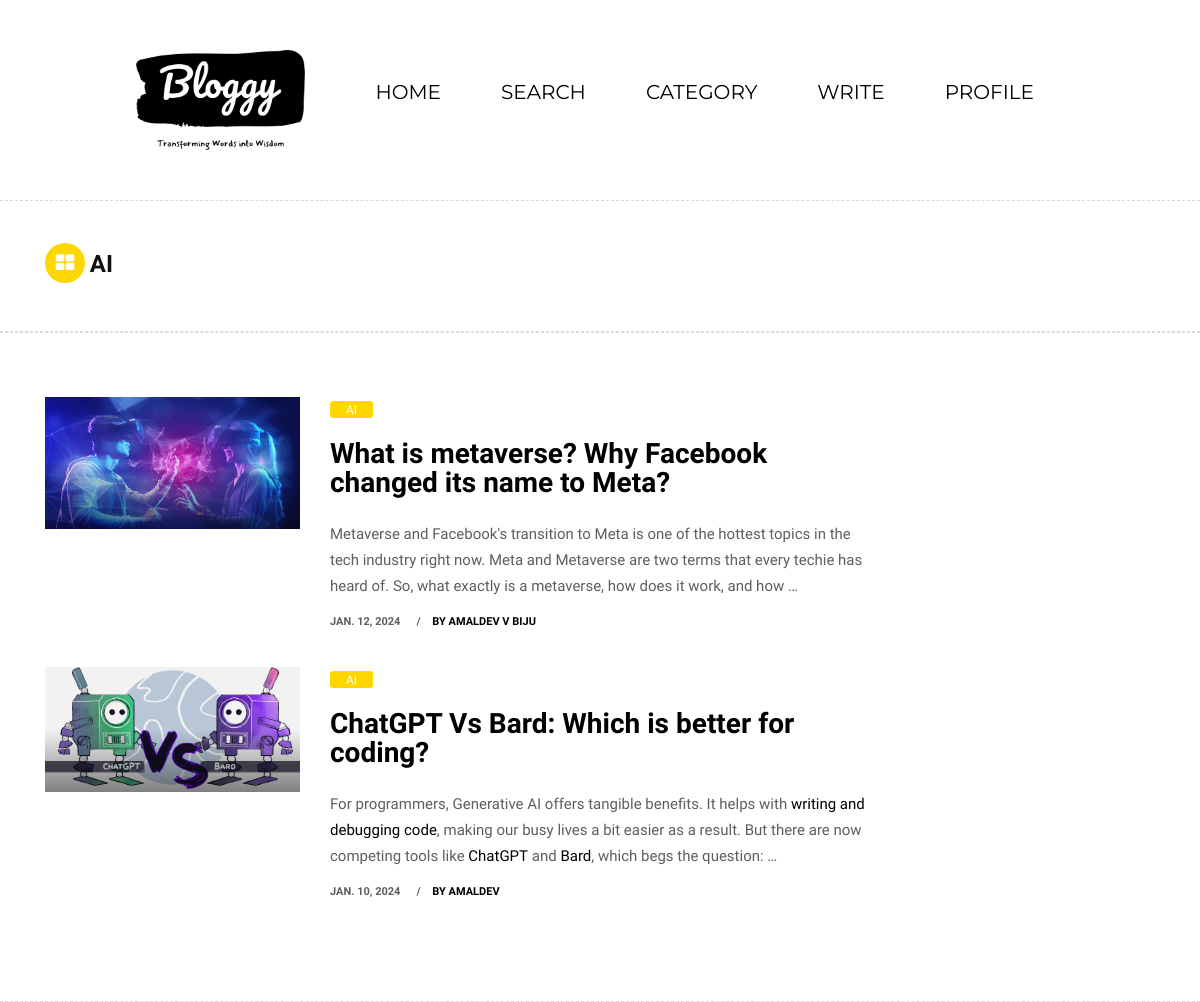
Page /Category/ai (signed in) on the committed database.
### Base/models.py (models this page shows, shortened)
class Blog(models.Model):
    category=models.ForeignKey(Category,on_delete=models.CASCADE,null=True,blank=True)
    title=models.CharField(max_length=500)
    author=models.ForeignKey(Profile,on_delete=models.CASCADE)
    body=RichTextField()
    tags=models.TextField(blank=True)
    image1=models.ImageField(upload_to='image',blank=True,null=True,default="default-blog.png")
    date=models.DateField(auto_now_add=True)
    upvote=models.ManyToManyField(User,symmetrical=False,blank=True,related_name="likes")
    downvote=models.ManyToManyField(User,symmetrical=False,blank=True,related_name="dislikes")
    slug=models.SlugField(max_length=250,null=True,blank=True)

class Category(models.Model):
    category=models.CharField(max_length=100,null=True,blank=True)
    slug=models.SlugField(null=True,blank=True)
    def __str__(self):
        return self.category

class Profile(models.Model):
    user=models.OneToOneField(User,on_delete=models.CASCADE)
    author=models.CharField(max_length=100)
    designation=models.CharField(max_length=100,null=True,blank=True)
    education=models.CharField(max_length=300,blank=True,null=True)
    profileimage=models.ImageField(upload_to='images',blank=True,default='avatar.png')
    bio=models.CharField(max_length=600,blank=True)
    slug=models.SlugField(null=True,blank=True)

### Base/views.py (the view)
# urls.py: path('Category/<slug:cat>',views.opencategory,name="cat-blogs"),
@login_required(login_url=login_user)
def opencategory(request,cat):
    c=Category.objects.get(slug=cat)
    blogs=Blog.objects.filter(category=c).order_by('-id')
    context={
        'blogs':blogs,
        'category':cat,
    }
    return render(request,"category-blogs.html",context)

### template/category-blogs.html (shortened to what this page needs)
{% extends 'base.html' %}
{% block content %}
<div class="page-title wb">
    <div class="container">
        <div class="row">
            <div class="col-lg-8 col-md-8 col-sm-12 col-xs-12">
                <h2><i class="fa fa-th-large bg-favicon"></i>{{category|upper}}</h2>
            </div>
        </div>
    </div>
</div>
<section class="section wb">
    {% for blog in blogs %}
    <div class="container">
        <div class="row">
            <div class="col-lg-9 col-md-12 col-sm-12 col-xs-12">
                <div class="page-wrapper">
                    <div class="blog-list clearfix">
                        <div class="blog-box row">
                            <div class="col-md-4">
                                <div class="post-media">
                                    <a href="#" title="">
                                        <img src="/{{ blog.image1 }}" alt="" class="img-fluid">
                                        <div class="hovereffect"></div>
                                    </a>
                                </div>
                            </div>
                            <div class="blog-meta big-meta col-md-8">
                                <span class="bg-aqua">{{blog.category}}</span>
                                <h4><a href="{% url 'openblog' blog.slug %}">{{ blog.title }}</a></h4>
                                <p>{{blog.body|truncatechars_html:230|safe }}</p>
                                <small>{{blog.date}}</small>
                                <small><a href="{% url 'authorprofile' blog.author.slug %}">by {{ blog.author.author }}</a></small>
                            </div>
                        </div>
                    </div>
                </div>
            </div>
        </div>
    </div>
    {% endfor %}
</section>
{% endblock %}

### static/css/style.css (style rules this page uses)
body { font-size: 15px; line-height: 26px; background-color: white; }
h1, h2, h3, h4, h5, body, p, .topbar-section, .navbar-inverse .navbar-nav .nav-link, .header .dropdown-menu, .navbar-nav .nav-link { font-family: 'Roboto', serif; }
h1, h2, h3, h4, h5, h6 { font-weight: 700; line-height: 1.4; color: #111111; }
h2 { font-size: 27px; line-height: 38px; margin-bottom: 20px }
h4 { font-size: 19px; line-height: 29px; margin-bottom: 14px }
a { color: black; }
body, p { color: #5e5e5e; }
p { margin-bottom: 26px; font-size: 15px; line-height: 26px; }
a { text-decoration: none !important; }
.post-media img { width: 100%; }
.section { padding: 4rem 0; display: block; position: relative; background-color: #ffffff; }
.post-media img, .masonry-box img { -webkit-transition: all .3s ease-in-out; -moz-transition: all .3s ease-in-out; -ms-transition: all .3s ease-in-out; -o-transition: all .3s ease-in-out; transition: all .3s ease-in-out; -webkit-transform: scale(1); -moz-transform: scale(1); -ms-transform: scale(1); -o-transform: scale(1); transform: scale(1); }
.page-title { padding: 3rem 0; background-color: #edeff2; }
.page-title i { border-radius: 40px; display: inline-block; font-size: 20px; height: 40px; line-height: 40px; margin-right: 0.3rem; margin-top: -0.4rem; text-align: center; vertical-align: middle; width: 40px; }
.page-title h2 { font-size: 24px; line-height: 1; padding: 0; margin: 0; black; }
.blog-meta h4 { padding: 1rem 0 0.5rem; margin: 0; font-size: 21px; }
.blog-meta.big-meta h4 { padding: 1rem 0 0.6rem; margin: 0; font-size: 28px; }
.blog-meta.big-meta p { margin-bottom: 0.5rem; padding-bottom: 0; black; }
.blog-meta small { font-size: 11px; display: inline-block; margin-bottom: 0; padding-bottom: 0; black; font-weight: bold; text-transform: uppercase; margin-right: 0.5rem; }
.blog-meta small:after { content: "/"; padding-left: 1rem; }
.blog-meta small:last-child:after { content: "" }
.post-media { position: relative; overflow: hidden; }
.hovereffect { position: absolute; top: 0; opacity: 0; left: 0; right: 0; bottom: 0; background-color: rgba(0, 0, 0, 0.2); -webkit-transition: all .3s ease-in-out; -moz-transition: all .3s ease-in-out; -ms-transition: all .3s ease-in-out; -o-transition: all .3s ease-in-out; transition: all .3s ease-in-out; zoom: 1; filter: alpha(opacity=0); opacity: 0.5; background: -moz-linear-gradient(0deg, rgba(0, 0, 0, 1) 0%, rgba(0, 0, 0, 0.1) 50%); background: -webkit-linear-gradient(0deg, rgba(0, 0, 0, 1) 0%, rgba(0, 0, 0, 0.1) 50%); background: linear-gradient(0deg, rgba(0, 0, 0, 1) 0%, rgba(0, 0, 0, 0.1) 50%); filter: progid: DXImageTransform.Microsoft.gradient( startColorstr='#000000', endColorstr='#00000000', GradientType=1); }
.blog-list .blog-meta.big-meta h4 { margin-left: -20%; margin-top: 1rem; background-color: #ffffff; padding: 1rem 1.5rem 1rem; }
.wb { background-color: white; border-top: 1px dashed #dadada; border-bottom: 1px dashed #dadada; }

### static/css/garden.css (style rules this page uses)
h1, h2, h3, h4, h5, body, p, .topbar-section, .navbar-inverse .navbar-nav .nav-link, .header .dropdown-menu, .navbar-nav .nav-link { font-family: 'Droid Sans', serif; }
.blog-list .blog-meta.big-meta h4 { margin-left: 0; margin-top: 0; padding: 1rem 0; background-color: white; }
.blog-meta span { background-color: #111111; border-radius: 3px; font-size: 12px; padding: 0.1rem 1rem; }
.header .dropdown-item:hover, .header .dropdown-item:focus, .blog-meta span, .blog-meta span a, .footer p, .footer a, .page-link, .page-link:hover, .topbar-section a:hover, .topbar-section a:focus, .topbar-section a, .topbar-section i { color:#ffffff !important; }
.small-title, .page-title .bg-favicon, .masonry-box:hover .blog-meta span.bg-favicon, .color-green a, .navbar-toggler, .masonry-box:hover .blog-meta span.bg-aqua, .blog-meta span.bg-aqua, .search-form .btn:hover, .search-form .btn:focus, .search-form .btn, .btn, .btn:hover, .dropdown-item:hover, .dropdown-item:focus, .btn:focus, .dmtop, .page-link, .topbar-section { color:#ffffff ; background-color: #FFD700 ; border-color: #FFD700 ; }

### rows in the picture
Blog: image1 (picture), category "AI", title "What is metaverse? Why Facebook changed its name to Meta?", body "Metaverse and Facebook's transition to Meta is one of the hottest topics in the tech industry right now. Meta and Metaverse are two terms that every techie has heard of. So, what exactly is a metaverse, how does it work, and how …", date "JAN. 12, 2024", author.author "AMALDEV V BIJU"
Blog: image1 (picture), category "AI", title "ChatGPT Vs Bard: Which is better for coding?", body "For programmers, Generative AI offers tangible benefits. It helps with writing and debugging code , making our busy lives a bit easier as a result. But there are now competing tools like ChatGPT and Bard , which begs the question: …", date "JAN. 10, 2024", author.author "AMALDEV"

### other values in the picture
{{ category|upper }} "AI"
